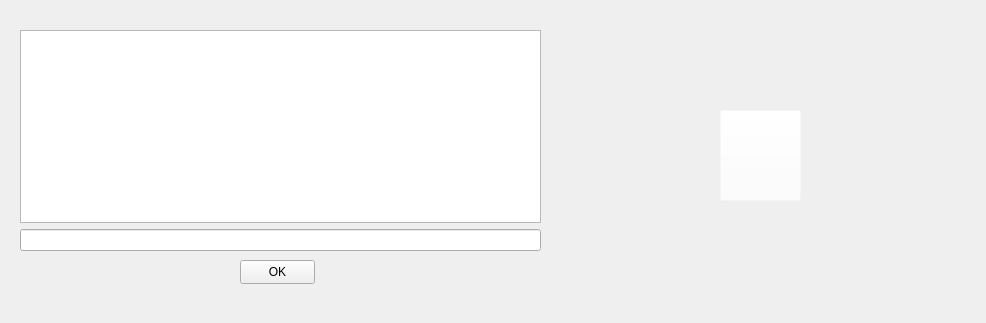
<?xml version="1.0" encoding="UTF-8"?>
<ui version="4.0">
 <class>Form_task</class>
 <widget class="QWidget" name="Form_task">
  <property name="geometry">
   <rect>
    <x>0</x>
    <y>0</y>
    <width>986</width>
    <height>323</height>
   </rect>
  </property>
  <property name="windowTitle">
   <string>Задание</string>
  </property>
  <property name="windowIcon">
   <iconset>
    <normaloff>../../../../../Users/User/Documents/Tempовая хуйня/easter egg.jpg</normaloff>../../../../../Users/User/Documents/Tempовая хуйня/easter egg.jpg</iconset>
  </property>
  <widget class="QLabel" name="horror">
   <property name="enabled">
    <bool>true</bool>
   </property>
   <property name="geometry">
    <rect>
     <x>630</x>
     <y>50</y>
     <width>261</width>
     <height>201</height>
    </rect>
   </property>
   <property name="text">
    <string/>
   </property>
   <property name="pixmap">
    <pixmap>../../../../../Users/User/Documents/Tempовая хуйня/qt.png</pixmap>
   </property>
   <property name="scaledContents">
    <bool>true</bool>
   </property>
  </widget>
  <widget class="QLabel" name="sun">
   <property name="enabled">
    <bool>true</bool>
   </property>
   <property name="geometry">
    <rect>
     <x>600</x>
     <y>10</y>
     <width>381</width>
     <height>291</height>
    </rect>
   </property>
   <property name="autoFillBackground">
    <bool>false</bool>
   </property>
   <property name="styleSheet">
    <string notr="true"/>
   </property>
   <property name="text">
    <string/>
   </property>
   <property name="pixmap">
    <pixmap>../../../../../Users/User/Documents/Tempовая хуйня/are u winning sun.jpg</pixmap>
   </property>
  </widget>
  <widget class="QPushButton" name="pushButton_ok">
   <property name="geometry">
    <rect>
     <x>240</x>
     <y>260</y>
     <width>75</width>
     <height>24</height>
    </rect>
   </property>
   <property name="text">
    <string>OK</string>
   </property>
  </widget>
  <widget class="QWidget" name="layoutWidget">
   <property name="geometry">
    <rect>
     <x>20</x>
     <y>30</y>
     <width>521</width>
     <height>221</height>
    </rect>
   </property>
   <layout class="QVBoxLayout" name="verticalLayout">
    <item>
     <widget class="QTextBrowser" name="textBrowser_task"/>
    </item>
    <item>
     <widget class="QLineEdit" name="lineEdit"/>
    </item>
   </layout>
  </widget>
  <widget class="QLabel" name="egg">
   <property name="geometry">
    <rect>
     <x>600</x>
     <y>30</y>
     <width>311</width>
     <height>241</height>
    </rect>
   </property>
   <property name="text">
    <string/>
   </property>
   <property name="pixmap">
    <pixmap>../../../../../Users/User/Documents/Tempовая хуйня/easter egg.jpg</pixmap>
   </property>
   <property name="scaledContents">
    <bool>true</bool>
   </property>
  </widget>
  <widget class="QPushButton" name="secret">
   <property name="enabled">
    <bool>true</bool>
   </property>
   <property name="geometry">
    <rect>
     <x>720</x>
     <y>110</y>
     <width>81</width>
     <height>91</height>
    </rect>
   </property>
   <property name="styleSheet">
    <string notr="true">background-color: rgba(255, 255, 255, 0);</string>
   </property>
   <property name="text">
    <string/>
   </property>
  </widget>
  <zorder>egg</zorder>
  <zorder>horror</zorder>
  <zorder>sun</zorder>
  <zorder>pushButton_ok</zorder>
  <zorder>layoutWidget</zorder>
  <zorder>secret</zorder>
 </widget>
 <resources/>
 <connections/>
</ui>
